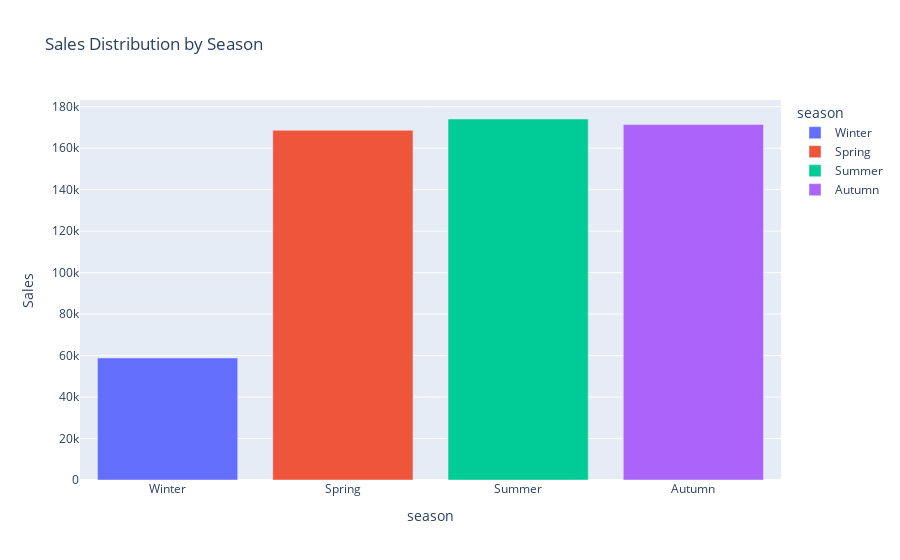

Source (notebook cell):
### Code cell
# 2 — Profitability by Season (using Sales)
fig = px.bar(
    data.groupby("season")["Sales"].sum().reset_index(),
    x="season", y="Sales", color="season",
    title=" Sales Distribution by Season"
)
fig.show()

### Figure 1 — Plotly figure (JSON) as saved in the notebook; plotly's stock layout.template omitted (floating-point values rounded to 4 significant figures)
{"data": [{"hovertemplate": "season=%{x}<br>Sales=%{y}<extra></extra>", "legendgroup": "Winter", "marker": {"color": "#636efa", "pattern": {"shape": ""}}, "name": "Winter", "orientation": "v", "showlegend": true, "textposition": "auto", "type": "bar", "x": ["Winter"], "xaxis": "x", "y": [58850.0], "yaxis": "y"}, {"hovertemplate": "season=%{x}<br>Sales=%{y}<extra></extra>", "legendgroup": "Spring", "marker": {"color": "#EF553B", "pattern": {"shape": ""}}, "name": "Spring", "orientation": "v", "showlegend": true, "textposition": "auto", "type": "bar", "x": ["Spring"], "xaxis": "x", "y": [168600.0], "yaxis": "y"}, {"hovertemplate": "season=%{x}<br>Sales=%{y}<extra></extra>", "legendgroup": "Summer", "marker": {"color": "#00cc96", "pattern": {"shape": ""}}, "name": "Summer", "orientation": "v", "showlegend": true, "textposition": "auto", "type": "bar", "x": ["Summer"], "xaxis": "x", "y": [174100.0], "yaxis": "y"}, {"hovertemplate": "season=%{x}<br>Sales=%{y}<extra></extra>", "legendgroup": "Autumn", "marker": {"color": "#ab63fa", "pattern": {"shape": ""}}, "name": "Autumn", "orientation": "v", "showlegend": true, "textposition": "auto", "type": "bar", "x": ["Autumn"], "xaxis": "x", "y": [171400.0], "yaxis": "y"}], "layout": {"barmode": "relative", "legend": {"title": {"text": "season"}, "tracegroupgap": 0}, "title": {"text": " Sales Distribution by Season"}, "xaxis": {"anchor": "y", "categoryarray": ["Winter", "Spring", "Summer", "Autumn"], "categoryorder": "array", "domain": [0, 1], "title": {"text": "season"}}, "yaxis": {"anchor": "x", "domain": [0, 1], "title": {"text": "Sales"}}}}
